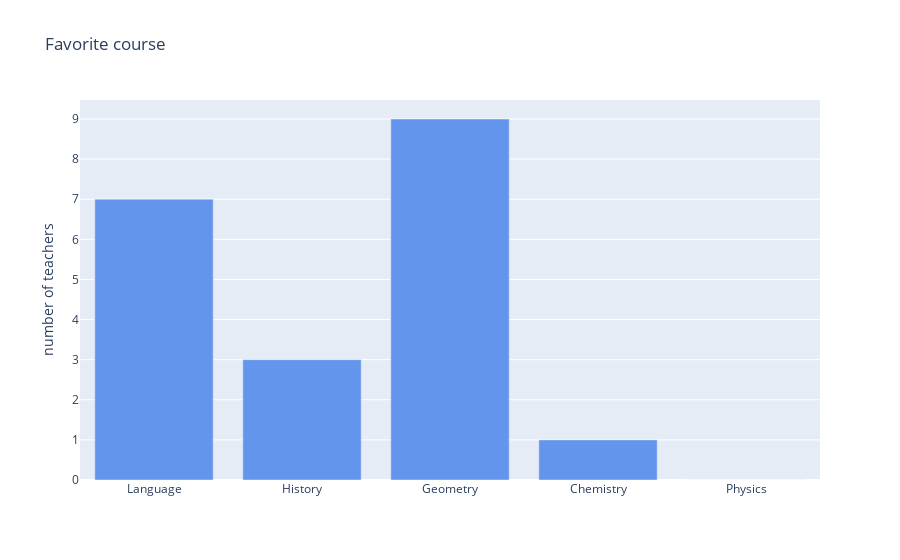

The cell this chart's notebook holds for it:
### Code cell
data = [
    go.Bar(x=df.index, y=df["number of teachers"], marker=dict(color="cornflowerblue"))
]
layout = go.Layout(title="Favorite course", yaxis=dict(title="number of teachers"))
fig = go.Figure(data, layout)
fig.show()

### Figure 1 — Plotly figure (JSON) as saved in the notebook; plotly's stock layout.template omitted (floating-point values rounded to 4 significant figures)
{"data": [{"marker": {"color": "cornflowerblue"}, "type": "bar", "x": ["Language", "History", "Geometry", "Chemistry", "Physics"], "y": [7, 3, 9, 1, 0]}], "layout": {"autosize": true, "title": {"text": "Favorite course"}, "xaxis": {"autorange": true, "range": [-0.5, 4.5], "type": "category"}, "yaxis": {"autorange": true, "range": [0, 9.474], "title": {"text": "number of teachers"}, "type": "linear"}}}
